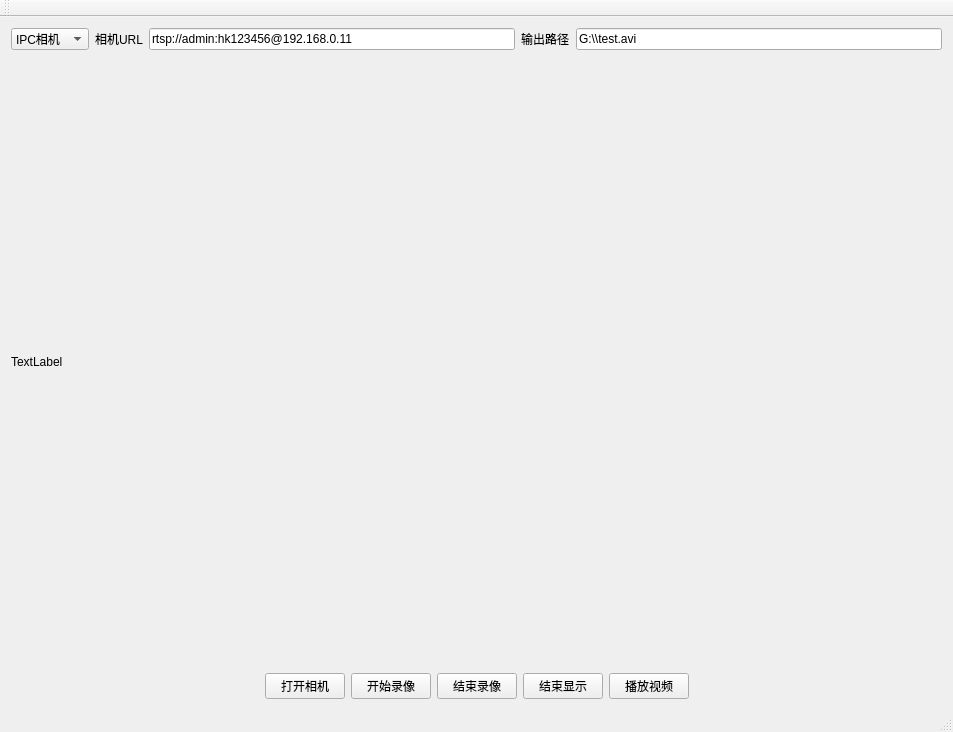
<?xml version="1.0" encoding="UTF-8"?>
<ui version="4.0">
 <class>ffmpeg_testClass</class>
 <widget class="QMainWindow" name="ffmpeg_testClass">
  <property name="geometry">
   <rect>
    <x>0</x>
    <y>0</y>
    <width>953</width>
    <height>732</height>
   </rect>
  </property>
  <property name="windowTitle">
   <string>ffmpeg_test</string>
  </property>
  <widget class="QWidget" name="centralWidget">
   <layout class="QGridLayout" name="gridLayout">
    <item row="0" column="0" colspan="7">
     <layout class="QHBoxLayout" name="horizontalLayout">
      <item>
       <widget class="QComboBox" name="comboBox">
        <item>
         <property name="text">
          <string>IPC相机</string>
         </property>
        </item>
        <item>
         <property name="text">
          <string>大恒相机</string>
         </property>
        </item>
        <item>
         <property name="text">
          <string>4K相机</string>
         </property>
        </item>
       </widget>
      </item>
      <item>
       <widget class="QLabel" name="label">
        <property name="text">
         <string>相机URL</string>
        </property>
       </widget>
      </item>
      <item>
       <widget class="QLineEdit" name="lineEdit">
        <property name="minimumSize">
         <size>
          <width>300</width>
          <height>0</height>
         </size>
        </property>
        <property name="text">
         <string>rtsp://admin:hk123456@192.168.0.11</string>
        </property>
       </widget>
      </item>
      <item>
       <widget class="QLabel" name="label_2">
        <property name="text">
         <string>输出路径</string>
        </property>
       </widget>
      </item>
      <item>
       <widget class="QLineEdit" name="lineEdit_2">
        <property name="text">
         <string>G:\\test.avi</string>
        </property>
       </widget>
      </item>
     </layout>
    </item>
    <item row="1" column="0" colspan="7">
     <widget class="QLabel" name="label_image">
      <property name="minimumSize">
       <size>
        <width>0</width>
        <height>600</height>
       </size>
      </property>
      <property name="text">
       <string>TextLabel</string>
      </property>
     </widget>
    </item>
    <item row="2" column="3">
     <widget class="QPushButton" name="pushButton_2">
      <property name="text">
       <string>结束录像</string>
      </property>
     </widget>
    </item>
    <item row="2" column="0">
     <spacer name="horizontalSpacer">
      <property name="orientation">
       <enum>Qt::Horizontal</enum>
      </property>
      <property name="sizeHint" stdset="0">
       <size>
        <width>76</width>
        <height>20</height>
       </size>
      </property>
     </spacer>
    </item>
    <item row="2" column="2">
     <widget class="QPushButton" name="pushButton">
      <property name="text">
       <string>开始录像</string>
      </property>
     </widget>
    </item>
    <item row="2" column="1">
     <widget class="QPushButton" name="pushButton_3">
      <property name="text">
       <string>打开相机</string>
      </property>
     </widget>
    </item>
    <item row="2" column="6">
     <spacer name="horizontalSpacer_2">
      <property name="orientation">
       <enum>Qt::Horizontal</enum>
      </property>
      <property name="sizeHint" stdset="0">
       <size>
        <width>124</width>
        <height>20</height>
       </size>
      </property>
     </spacer>
    </item>
    <item row="2" column="4">
     <widget class="QPushButton" name="pushButton_4">
      <property name="text">
       <string>结束显示</string>
      </property>
     </widget>
    </item>
    <item row="2" column="5">
     <widget class="QPushButton" name="pushButton_5">
      <property name="text">
       <string>播放视频</string>
      </property>
     </widget>
    </item>
   </layout>
  </widget>
  <widget class="QMenuBar" name="menuBar">
   <property name="geometry">
    <rect>
     <x>0</x>
     <y>0</y>
     <width>953</width>
     <height>23</height>
    </rect>
   </property>
  </widget>
  <widget class="QToolBar" name="mainToolBar">
   <attribute name="toolBarArea">
    <enum>TopToolBarArea</enum>
   </attribute>
   <attribute name="toolBarBreak">
    <bool>false</bool>
   </attribute>
  </widget>
  <widget class="QStatusBar" name="statusBar"/>
 </widget>
 <layoutdefault spacing="6" margin="11"/>
 <resources>
  <include location="ffmpeg_test.qrc"/>
 </resources>
 <connections>
  <connection>
   <sender>pushButton</sender>
   <signal>clicked()</signal>
   <receiver>ffmpeg_testClass</receiver>
   <slot>start_record()</slot>
   <hints>
    <hint type="sourcelabel">
     <x>432</x>
     <y>700</y>
    </hint>
    <hint type="destinationlabel">
     <x>0</x>
     <y>246</y>
    </hint>
   </hints>
  </connection>
  <connection>
   <sender>pushButton_2</sender>
   <signal>clicked()</signal>
   <receiver>ffmpeg_testClass</receiver>
   <slot>close_record()</slot>
   <hints>
    <hint type="sourcelabel">
     <x>513</x>
     <y>700</y>
    </hint>
    <hint type="destinationlabel">
     <x>0</x>
     <y>341</y>
    </hint>
   </hints>
  </connection>
  <connection>
   <sender>pushButton_3</sender>
   <signal>clicked()</signal>
   <receiver>ffmpeg_testClass</receiver>
   <slot>slot_open_camera()</slot>
   <hints>
    <hint type="sourcelabel">
     <x>351</x>
     <y>700</y>
    </hint>
    <hint type="destinationlabel">
     <x>133</x>
     <y>463</y>
    </hint>
   </hints>
  </connection>
  <connection>
   <sender>pushButton_4</sender>
   <signal>clicked()</signal>
   <receiver>ffmpeg_testClass</receiver>
   <slot>slot_close_camera()</slot>
   <hints>
    <hint type="sourcelabel">
     <x>594</x>
     <y>700</y>
    </hint>
    <hint type="destinationlabel">
     <x>404</x>
     <y>491</y>
    </hint>
   </hints>
  </connection>
  <connection>
   <sender>pushButton_5</sender>
   <signal>clicked()</signal>
   <receiver>ffmpeg_testClass</receiver>
   <slot>vedio_player()</slot>
   <hints>
    <hint type="sourcelabel">
     <x>650</x>
     <y>689</y>
    </hint>
    <hint type="destinationlabel">
     <x>630</x>
     <y>786</y>
    </hint>
   </hints>
  </connection>
 </connections>
 <slots>
  <slot>start_record()</slot>
  <slot>close_record()</slot>
  <slot>slot_open_camera()</slot>
  <slot>slot_close_camera()</slot>
  <slot>vedio_player()</slot>
 </slots>
</ui>
